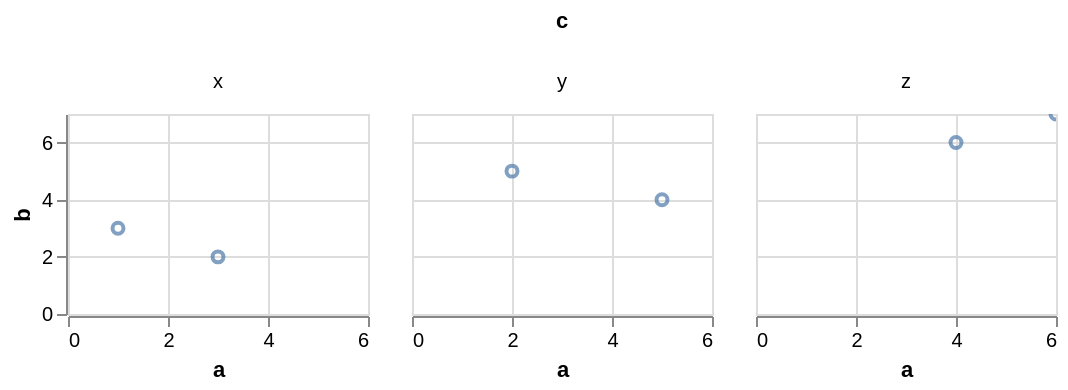

Express this chart as Vega-Lite.
### Vega-Lite specification from a JSON file in a GitHub repository (floating-point values rounded to 4 significant figures)
{"$schema": "https://vega.github.io/schema/vega-lite/v6.json", "data": {"values": [{"a": 1, "b": 3, "c": "x", "d": "2020-01-01"}, {"a": 2, "b": 5, "c": "y", "d": "2020-03-01"}, {"a": 3, "b": 2, "c": "x", "d": "2020-06-01"}, {"a": 4, "b": 6, "c": "z", "d": "2020-09-01"}, {"a": 5, "b": 4, "c": "y", "d": "2021-01-01"}, {"a": 6, "b": 7, "c": "z", "d": "2021-04-01"}]}, "facet": {"column": {"field": "c", "type": "nominal"}}, "spec": {"width": 150, "height": 100, "mark": "point", "encoding": {"x": {"field": "a", "type": "quantitative"}, "y": {"field": "b", "type": "quantitative"}}, "params": [{"name": "grid", "select": "interval", "bind": "scales"}]}}
